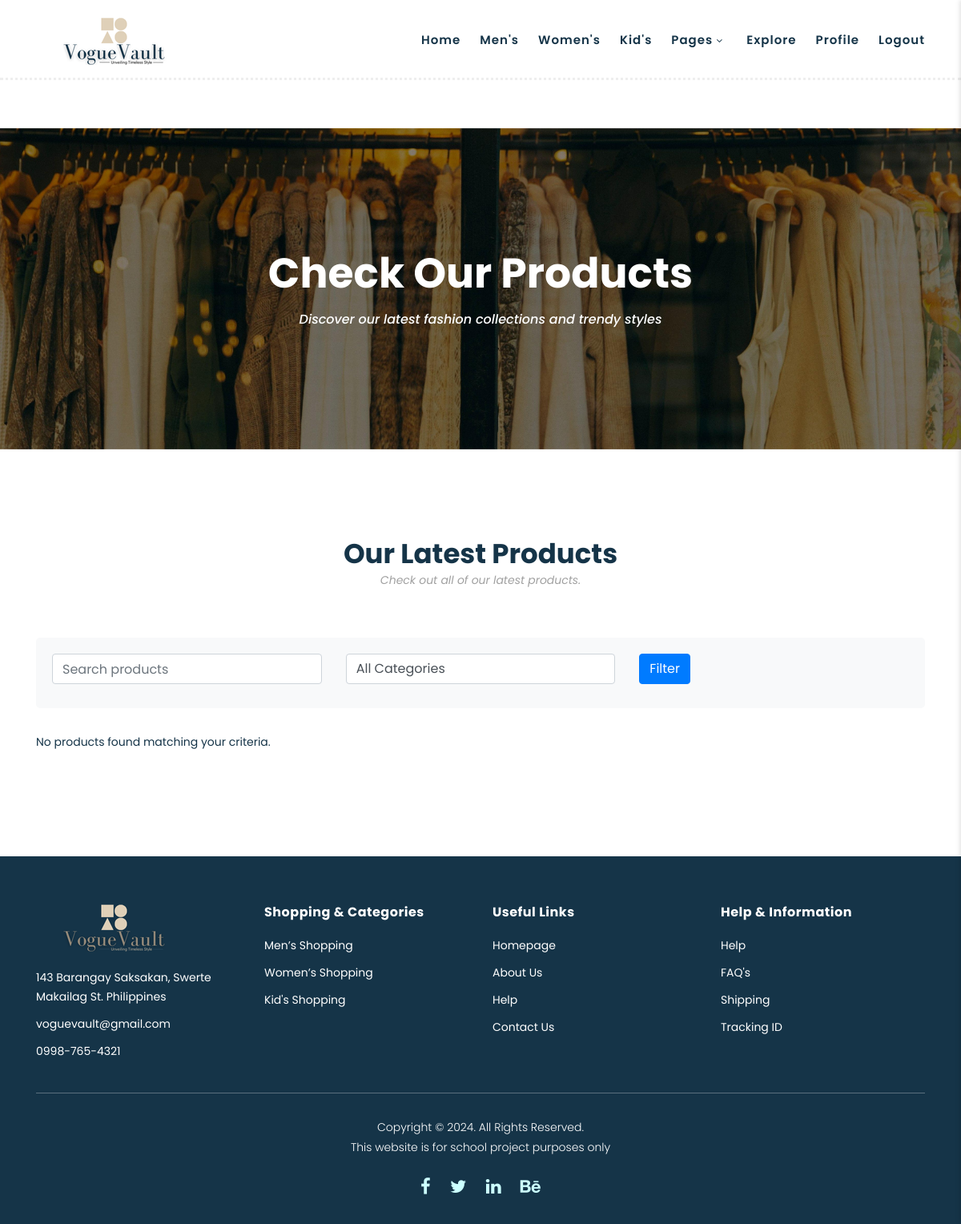
/products.php?category=Men's (signed in), run on an earlier commit of the app's database.
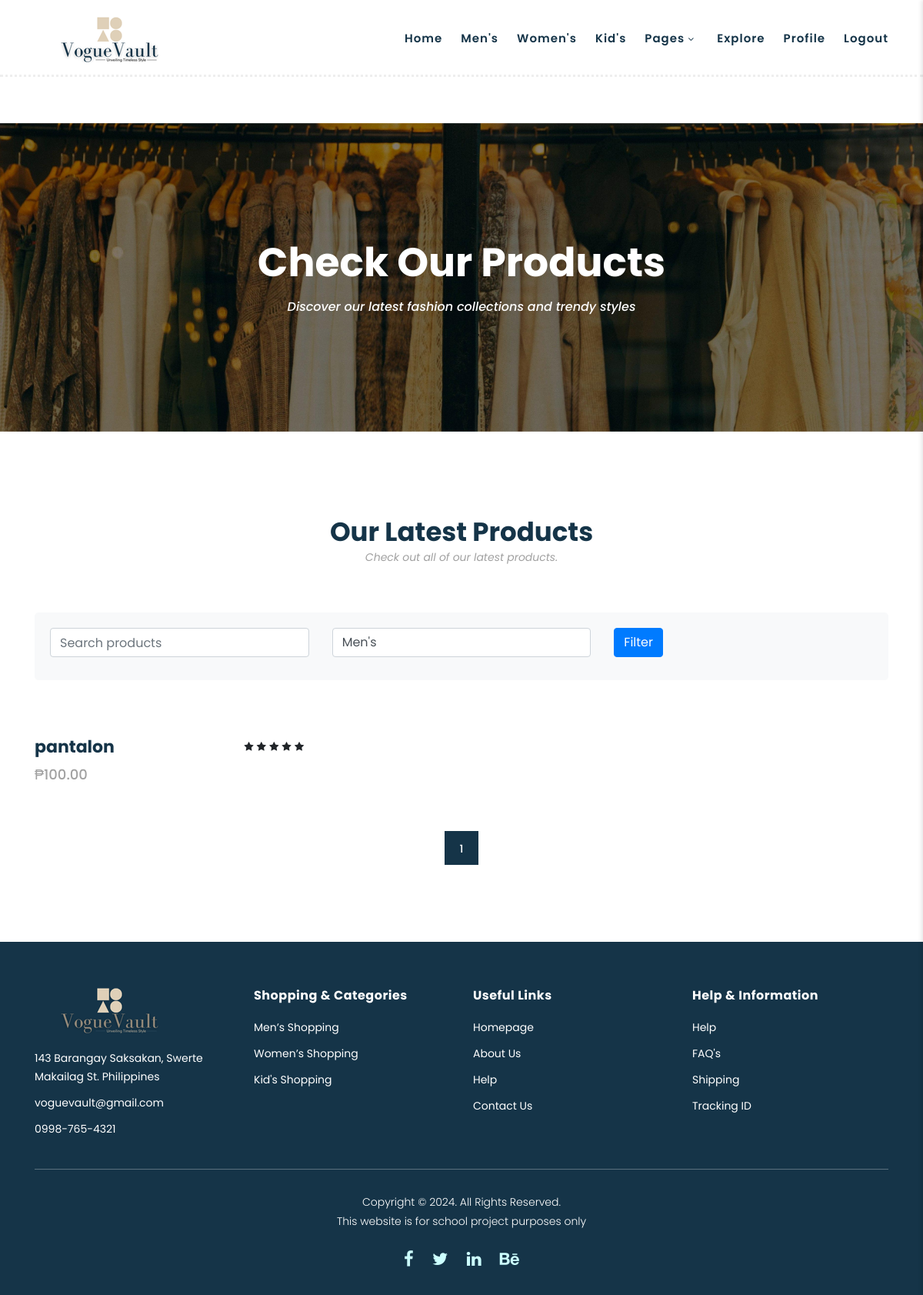
And on a later commit of the database.
### tables this page shows
CREATE TABLE `products` (
  `id` int(11) NOT NULL,
  `name` varchar(100) NOT NULL,
  `description` text DEFAULT NULL,
  `category` enum('Men''s','Women''s','Kid''s') NOT NULL,
  `price` decimal(10,2) NOT NULL,
  `image` varchar(255) DEFAULT NULL,
  `created_at` timestamp NOT NULL DEFAULT current_timestamp()
);

### products.php (the view, shortened to what this page needs)
<?php
require_once 'includes/connection.php';
$page = isset($_GET['page']) ? (int)$_GET['page'] : 1;
$perPage = 9;
$start = ($page - 1) * $perPage;
$search = isset($_GET['search']) ? $_GET['search'] : '';
$category = isset($_GET['category']) ? $_GET['category'] : '';
$categories_query = "SELECT DISTINCT category FROM products";
$categories_result = $pdo->query($categories_query);
$categories = $categories_result->fetchAll(PDO::FETCH_ASSOC);
$query = "SELECT * FROM products WHERE name LIKE :search";
$params = [':search' => "%$search%"];
if ($category) {
    $query .= " AND category = :category";
    $params[':category'] = $category;
}
$query .= " ORDER BY created_at DESC LIMIT $start, $perPage";
$stmt = $pdo->prepare($query);
$stmt->execute($params);
$products = $stmt->fetchAll(PDO::FETCH_ASSOC);
$total_query = "SELECT COUNT(*) as count FROM products WHERE name LIKE :search";
$total_params = [':search' => "%$search%"];
if ($category) {
    $total_query .= " AND category = :category";
    $total_params[':category'] = $category;
}
$total_stmt = $pdo->prepare($total_query);
$total_stmt->execute($total_params);
$total_products = $total_stmt->fetch(PDO::FETCH_ASSOC)['count'];
$total_pages = ceil($total_products / $perPage);
?>
<!DOCTYPE html>
<html lang="en">
<head>
    <link rel="stylesheet" type="text/css" href="assets/css/bootstrap.min.css">
    <link rel="stylesheet" type="text/css" href="assets/css/font-awesome.css">
    <link rel="stylesheet" href="assets/css/style.css">
    <link rel="stylesheet" href="assets/css/get-product-style.css">
    <link rel="stylesheet" href="assets/css/owl-carousel.css">
    <link rel="stylesheet" href="assets/css/lightbox.css">
</head>
<body>
    <header class="header-area header-sticky">
        <div class="container">
            <div class="row">
                <div class="col-12">
                    <nav class="main-nav">
                        <a href="home.php" class="logo">
                            <img src="assets/images/logo_landscape.png">
                        </a>
                        <ul class="nav">
                            <li class="scroll-to-section"><a href="home.php">Home</a></li>
                            <li class="scroll-to-section"><a href="home.php">Men's</a></li>
                            <li class="scroll-to-section"><a href="home.php">Women's</a></li>
                            <li class="scroll-to-section"><a href="home.php">Kid's</a></li>
                            <li class="submenu">
                                <a href="javascript:;">Pages</a>
                            </li>
                            <li class="scroll-to-section"><a href="home.php">Explore</a></li>
                            <li class="profile-nav"><a href="javascript:void(0);" id="profileToggle">Profile</a></li>
                            <li class=""><a href="logout.php">Logout</a></li>
                        </ul>
                    </nav>
                </div>
            </div>
        </div>
    </header>
    <div class="page-heading" id="top">
        <div class="container">
            <div class="row">
                <div class="col-lg-12">
                    <div class="inner-content">
                        <h2>Check Our Products</h2>
                        <span>Discover our latest fashion collections and trendy styles</span>
                    </div>
                </div>
            </div>
        </div>
    </div>
    <section class="section" id="products">
        <div class="container">
            <div class="row">
                <div class="col-lg-12">
                    <div class="section-heading">
                        <h2>Our Latest Products</h2>
                        <span>Check out all of our latest products.</span>
                    </div>
                </div>
            </div>
            <form action="" method="GET" class="search-form">
                <div class="row">
                    <div class="col-md-4">
                        <input type="text" name="search" class="form-control" placeholder="Search products" value="<?php echo htmlspecialchars($search); ?>">
                    </div>
                    <div class="col-md-4">
                        <select name="category" class="form-control">
                            <option value="">All Categories</option>
                            <?php foreach ($categories as $cat): ?>
                                <option value="<?php echo htmlspecialchars($cat['category']); ?>" <?php echo $category == $cat['category'] ? 'selected' : ''; ?>>
                                    <?php echo htmlspecialchars($cat['category']); ?>
                                </option>
                            <?php endforeach; ?>
                        </select>
                    </div>
                    <div class="col-md-4">
                        <button type="submit" class="btn btn-primary">Filter</button>
                    </div>
                </div>
            </form>
            <div class="row">
                <?php if (!empty($products)): ?>
                    <?php foreach ($products as $product): ?>
                    <div class="col-lg-4">
                        <div class="item">
                            <div class="thumb">
                            </div>
                            <div class="down-content">
                                <h4><?php echo htmlspecialchars($product['name']); ?></h4>
                                <span><?php echo '₱' . number_format($product['price'], 2); ?></span>
                                <ul class="stars">
                                    <?php for ($i = 0; $i < 5; $i++): ?>
                                    <li><i class="fa fa-star"></i></li>
                                    <?php endfor; ?>
                                </ul>
                            </div>
                        </div>
                    </div>
                    <?php endforeach; ?>
                <?php else: ?>
                <div class="col-lg-12">
                    <p>No products found matching your criteria.</p>
                </div>
                <?php endif; ?>
                <div class="col-lg-12">
                    <div class="pagination">
                        <ul>
                            <?php for ($i = 1; $i <= $total_pages; $i++): ?>
                                <li class="<?php echo $i == $page ? 'active' : ''; ?>">
                                    <a href="?page=<?php echo $i; ?>&search=<?php echo urlencode($search); ?>&category=<?php echo urlencode($category); ?>">
                                        <?php echo $i; ?>
                                    </a>
                                </li>
                            <?php endfor; ?>
                        </ul>
                    </div>
                </div>
            </div>
        </div>
    </section>
    <footer>
        <div class="container">
            <div class="row">
                <div class="col-lg-3">
                    <div class="first-item">
                        <div class="logo">
                            <img src="assets/images/white-logo.png" alt="">
                        </div>
                        <ul>
                            <li><a href="#">143 Barangay Saksakan, Swerte Makailag St. Philippines</a></li>
                            <li><a href="#">voguevault@gmail.com</a></li>
                            <li><a href="#">0998-765-4321</a></li>
                        </ul>
                    </div>
                </div>
                <div class="col-lg-3">
                    <h4>Shopping &amp; Categories</h4>
                    <ul>
                        <li><a href="home.php #men">Men’s Shopping</a></li>
                        <li><a href="home.php #women">Women’s Shopping</a></li>
                        <li><a href="home.php #kids">Kid's Shopping</a></li>
                    </ul>
                </div>
                <div class="col-lg-3">
                    <h4>Useful Links</h4>
                    <ul>
                        <li><a href="home.php #top">Homepage</a></li>
                        <li><a href="#">About Us</a></li>
                        <li><a href="#">Help</a></li>
                        <li><a href="contact.php">Contact Us</a></li>
                    </ul>
                </div>
                <div class="col-lg-3">
                    <h4>Help &amp; Information</h4>
                    <ul>
                        <li><a href="#">Help</a></li>
                        <li><a href="#">FAQ's</a></li>
                        <li><a href="#">Shipping</a></li>
                        <li><a href="#">Tracking ID</a></li>
                    </ul>
                </div>
                <div class="col-lg-12">
                    <div class="under-footer">
                        <p>Copyright © <?php echo date("Y"); ?>. All Rights Reserved. <br> This website is for school project purposes only</p>
                        <ul>
                            <li><a href="#"><i class="fa fa-facebook"></i></a></li>
                            <li><a href="#"><i class="fa fa-twitter"></i></a></li>
                            <li><a href="#"><i class="fa fa-linkedin"></i></a></li>
                            <li><a href="#"><i class="fa fa-behance"></i></a></li>
                        </ul>
                    </div>
                </div>
            </div>
        </div>
    </footer>
</body>
</html>

### assets/css/get-product-style.css (style rules this page uses)
.search-form { margin-bottom: 30px; padding: 20px; background-color: #f8f9fa; border-radius: 5px; }
.search-form input[type="text"], .search-form select { margin-bottom: 10px; }

What changed in the data, as far as the page shows it:
now on this page (row edited): products: name "pantalon", price "100.00"
Also different on the page:
form field category: "All Categories" → "Men's"
new list line: "1"
text no longer shown: "No products found matching your criteria."
